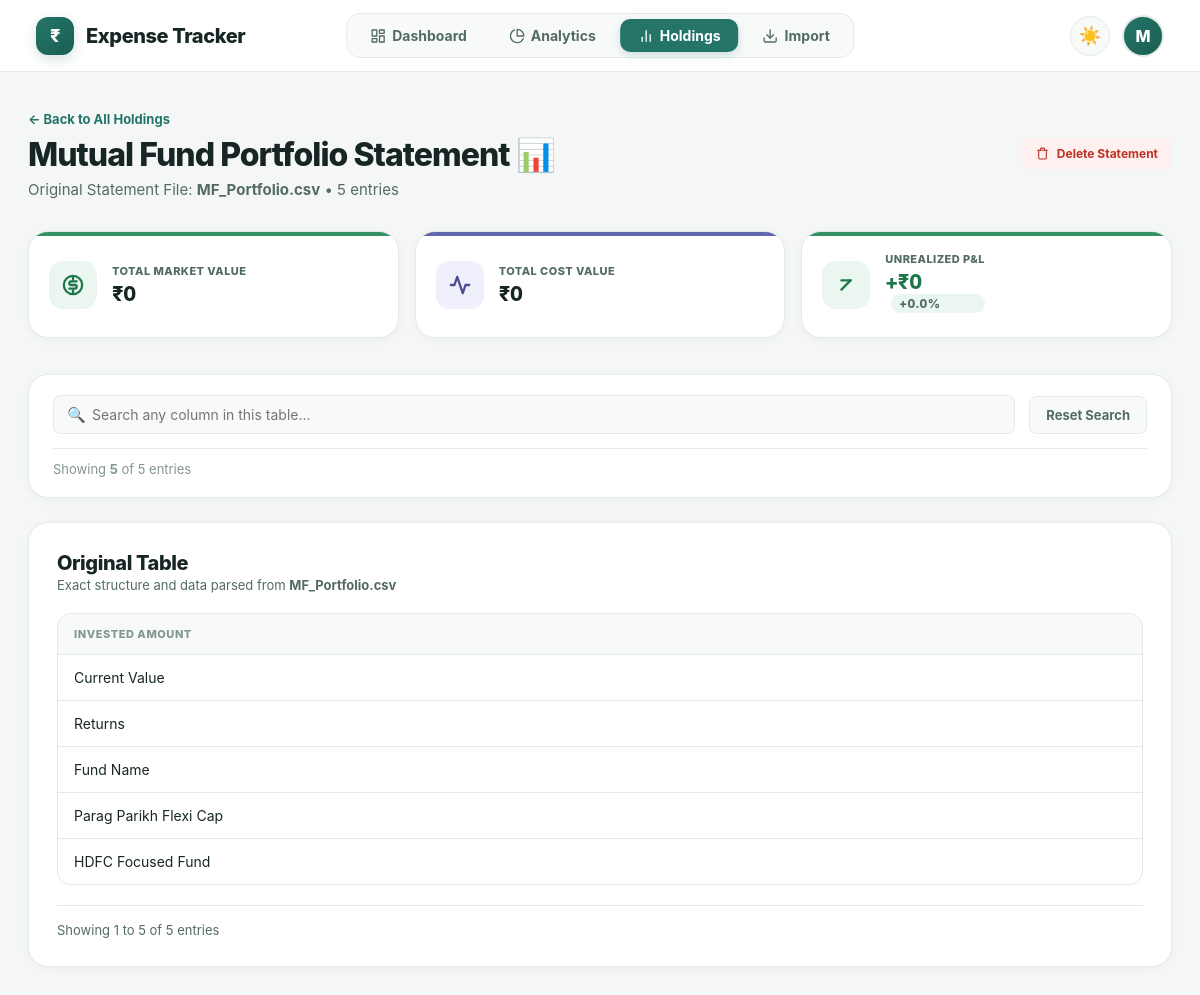
The page /holdings/2 (signed in) on the database as committed earlier.
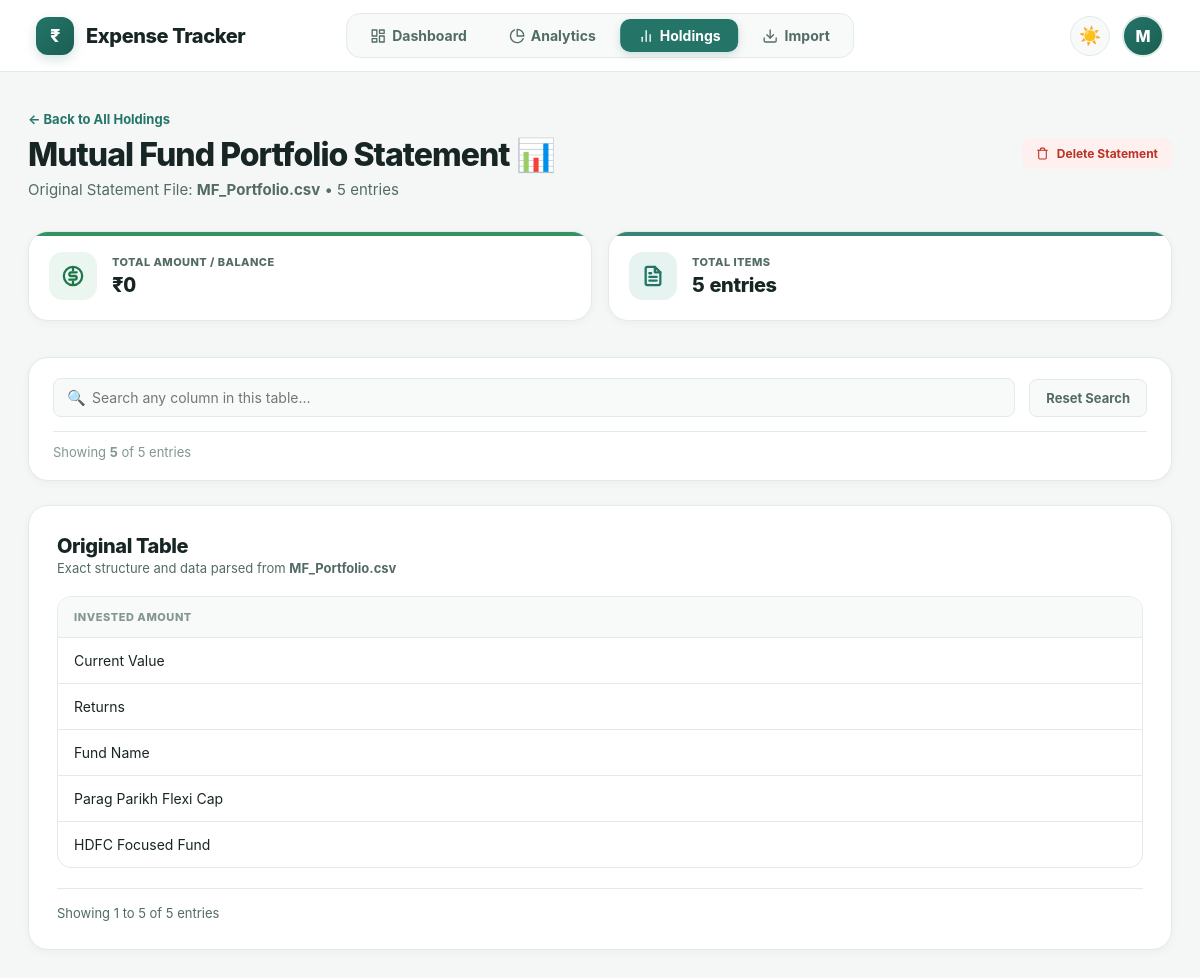
The same page on the database as committed later.
### tables this page shows
CREATE TABLE holdings_statements (
            id INTEGER PRIMARY KEY AUTOINCREMENT,
            user_id INTEGER NOT NULL,
            filename TEXT NOT NULL,
            title TEXT NOT NULL,
            upload_date TEXT NOT NULL,
            statement_date TEXT,
            invested_value REAL DEFAULT 0,
            present_value REAL DEFAULT 0,
            unrealized_pnl REAL DEFAULT 0,
            pnl_percentage REAL DEFAULT 0,
            headers_json TEXT NOT NULL,
            data_json TEXT NOT NULL,
            row_count INTEGER DEFAULT 0
        , has_pnl INTEGER DEFAULT 1);

### app.py (the view)
@app.route("/holdings/<int:statement_id>")
@login_required
def holdings_detail(statement_id):
    conn = get_db()
    user_id = session["user_id"]
    stmt = conn.execute("""
        SELECT * FROM holdings_statements
        WHERE id = ? AND user_id = ?
    """, (statement_id, user_id)).fetchone()
    conn.close()
    if not stmt:
        flash("Statement not found.", "danger")
        return redirect(url_for("holdings"))
    headers = json.loads(stmt["headers_json"] or "[]")
    data_rows = json.loads(stmt["data_json"] or "[]")
    return render_template(
        "holdings_detail.html",
        statement=stmt,
        headers=headers,
        data_rows=data_rows
    )

### app.py (called while the page is built, shortened)
def format_indian_currency(value):
    if value is None:
        return "0"
    try:
        num = round(float(value))
    except (ValueError, TypeError):
        return str(value)
    is_negative = num < 0
    num_str = str(abs(num))
    if len(num_str) <= 3:
        res = num_str
    return f"-{res}" if is_negative else res

def clean_cell_display(val, header=""):
    if val is None:
        return ""
    val_str = str(val).strip()
    if not val_str:
        return ""
    s = val_str.replace(",", "").replace("₹", "").replace("$", "").replace("%", "").strip()
    try:
        num = float(s)
    except ValueError:
        return val_str

def get_db():
    conn = sqlite3.connect(DATABASE)
    conn.row_factory = sqlite3.Row
    return conn

def login_required(function):
    @wraps(function)
    def wrapper(*args, **kwargs):
        if "user_id" not in session:
            flash("Please log in to continue.", "info")
            return redirect(url_for("login"))
        return function(*args, **kwargs)
    return wrapper

### templates/holdings_detail.html (shortened to what the changed rows need)
<!DOCTYPE html>
<html lang="en">
<head>
    <link rel="stylesheet" href="{{ url_for('static', filename='style.css') }}">
</head>
<body>
    <main class="dashboard">
        <div class="dashboard-header">
            <div>
                <a href="{{ url_for('holdings') }}" style="color: var(--primary); font-weight: 700; text-decoration: none; font-size: 13px; display: inline-flex; align-items: center; gap: 4px; margin-bottom: 8px;">
                    ← Back to All Holdings
                </a>
                <h1>{{ statement["title"] }} 📊</h1>
                <p>
                    Original Statement File: <strong>{{ statement["filename"] }}</strong>
                    • {{ statement["row_count"] }} entries
                </p>
            </div>
        </div>
        {% if statement["has_pnl"] %}
        <div class="summary-grid" style="grid-template-columns: repeat(auto-fit, minmax(220px, 1fr));">
            <div class="summary-card income-card">
                <div class="summary-icon-box">
                </div>
                <div class="summary-info">
                    <span>Total Market Value</span>
                    <strong>₹{{ statement["present_value"]|inr }}</strong>
                </div>
            </div>
            <div class="summary-card investment-card">
                <div class="summary-icon-box">
                    <svg width="22" height="22" viewBox="0 0 24 24" fill="none" stroke="currentColor" stroke-width="2.5" stroke-linecap="round" stroke-linejoin="round"><polyline points="22 12 18 12 15 21 9 3 6 12 2 12"></polyline></svg>
                </div>
                <div class="summary-info">
                    <span>Total Cost Value</span>
                    <strong>₹{{ statement["invested_value"]|inr }}</strong>
                </div>
            </div>
            <div class="summary-card {% if statement['unrealized_pnl'] >= 0 %}income-card{% else %}expense-card{% endif %}">
                <div class="summary-icon-box">
                    {% if statement['unrealized_pnl'] >= 0 %}
                    <svg width="22" height="22" viewBox="0 0 24 24" fill="none" stroke="currentColor" stroke-width="2.5" stroke-linecap="round" stroke-linejoin="round"><line x1="7" y1="17" x2="17" y2="7"></line><polyline points="7 7 17 7 17 7"></polyline></svg>
                    {% else %}
                    <svg width="22" height="22" viewBox="0 0 24 24" fill="none" stroke="currentColor" stroke-width="2.5" stroke-linecap="round" stroke-linejoin="round"><line x1="7" y1="7" x2="17" y2="17"></line><polyline points="17 7 17 7 17 7"></polyline></svg>
                    {% endif %}
                </div>
                <div class="summary-info">
                    <span>Unrealized P&L</span>
                    <strong style="color: {% if statement['unrealized_pnl'] >= 0 %}var(--success-text){% else %}var(--danger-text){% endif %};">
                        {% if statement["unrealized_pnl"] >= 0 %}+{% endif %}₹{{ statement["unrealized_pnl"]|inr }}
                        <span class="pnl-pill {% if statement['unrealized_pnl'] >= 0 %}pnl-pill-pos{% else %}pnl-pill-neg{% endif %}" style="font-size: 12px; margin-left: 6px;">
                            {% if statement["pnl_percentage"] >= 0 %}+{% endif %}{{ statement["pnl_percentage"] }}%
                        </span>
                    </strong>
                </div>
            </div>
        </div>
        {% else %}
        <div class="summary-grid" style="grid-template-columns: repeat(auto-fit, minmax(240px, 1fr));">
            <div class="summary-card income-card">
                <div class="summary-icon-box">
                </div>
                <div class="summary-info">
                    <span>Total Amount / Balance</span>
                    <strong>₹{{ statement["present_value"]|inr }}</strong>
                </div>
            </div>
            <div class="summary-card balance-card">
                <div class="summary-icon-box">
                </div>
                <div class="summary-info">
                    <span>Total Items</span>
                    <strong>{{ data_rows|length }} entries</strong>
                </div>
            </div>
        </div>
        {% endif %}
        <div class="transactions-section">
            <div class="section-header">
                <div>
                    <h2>Original Table</h2>
                    <p>Exact structure and data parsed from <strong>{{ statement["filename"] }}</strong></p>
                </div>
            </div>
            {% if data_rows %}
            <div class="table-responsive">
                <table class="transaction-table" id="holdingsDataTable">
                    <thead>
                        <tr>
                            {% for h in headers %}
                            <th>{{ h }}</th>
                            {% endfor %}
                        </tr>
                    </thead>
                </table>
            </div>
            {% else %}
            <div class="empty-state">
                <p>No table rows found in this statement.</p>
            </div>
            {% endif %}
        </div>
    </main>
</body>
</html>

Rows that differ between the two databases and show on the page:
changed holdings_statements "Mutual Fund Portfolio Statement": has_pnl 1 → 0 (drawn); invested_value|inr "0" → (not shown); unrealized_pnl|inr "0" → (not shown); pnl_percentage "0.0" → (not shown)
Other text that changed with them:
{{ data_rows|length }}: (not shown) → "5"
text no longer shown: "TOTAL MARKET VALUE TOTAL COST VALUE UNREALIZED P&L + + %"
text now shown: "TOTAL AMOUNT / BALANCE TOTAL ITEMS entries"
